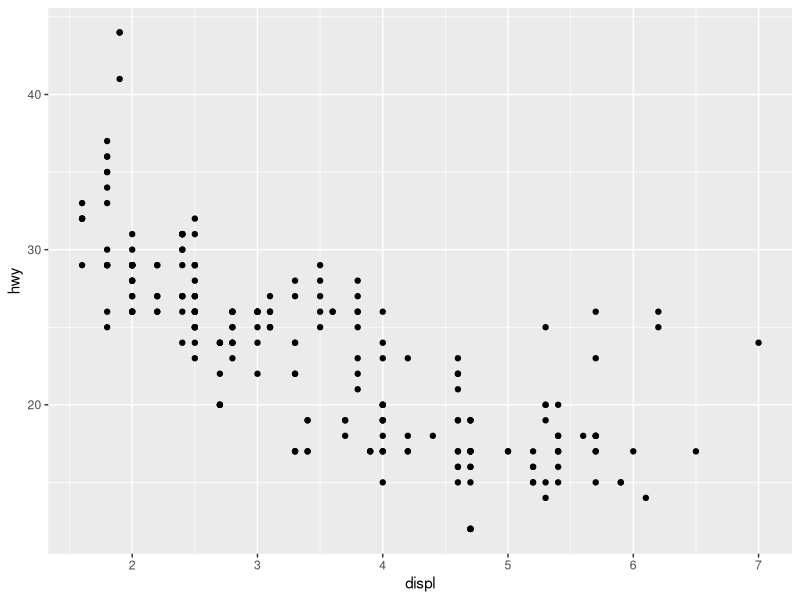
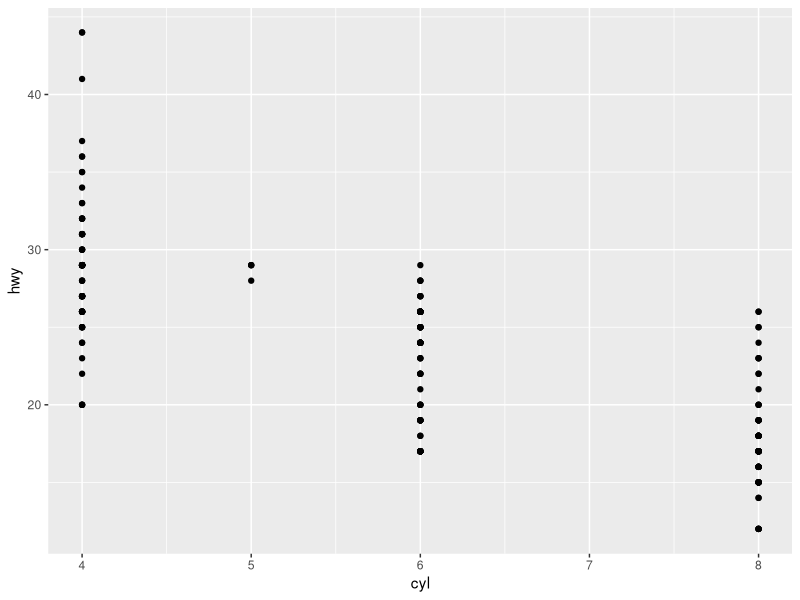
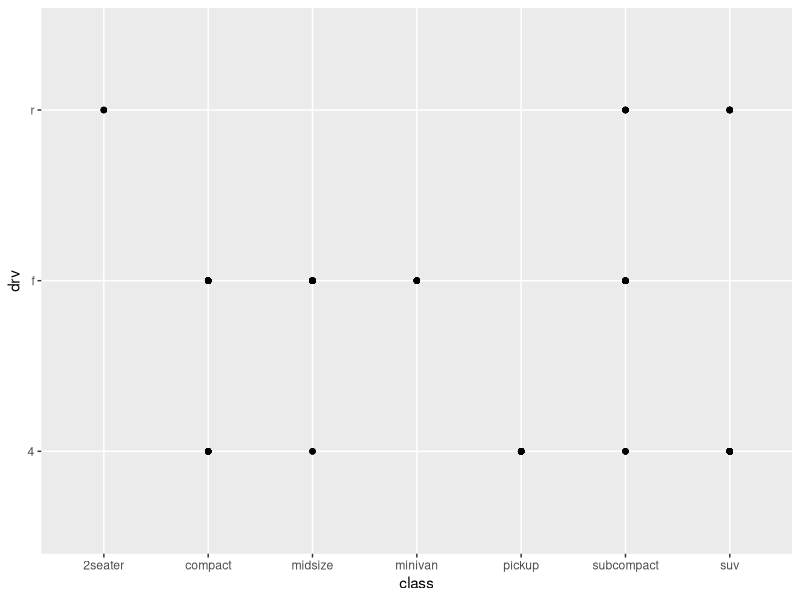
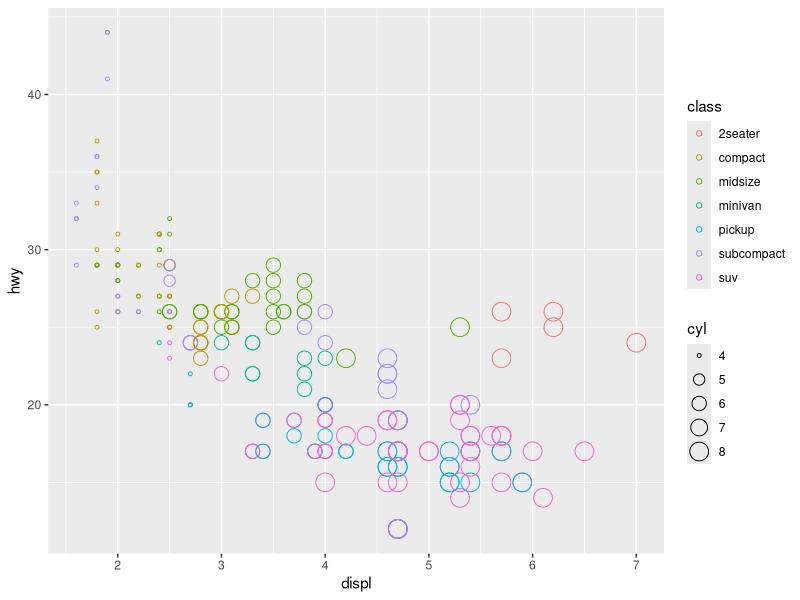
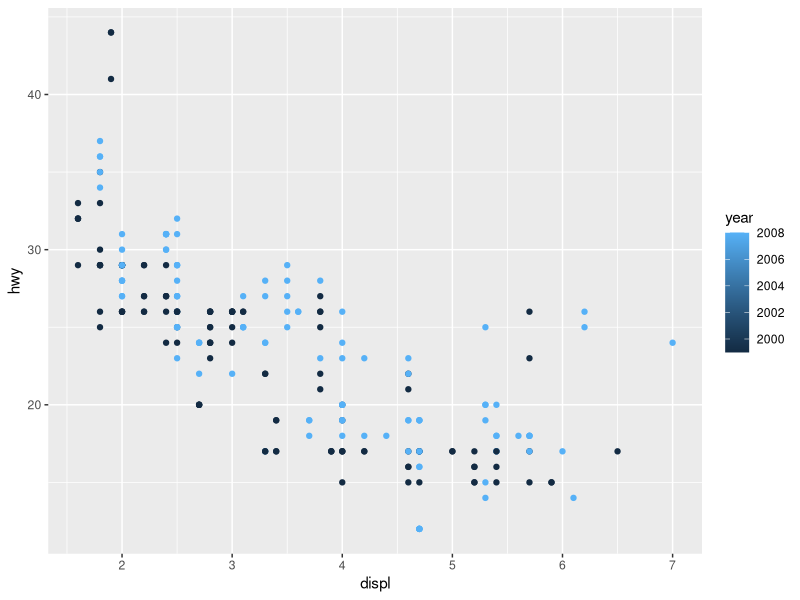
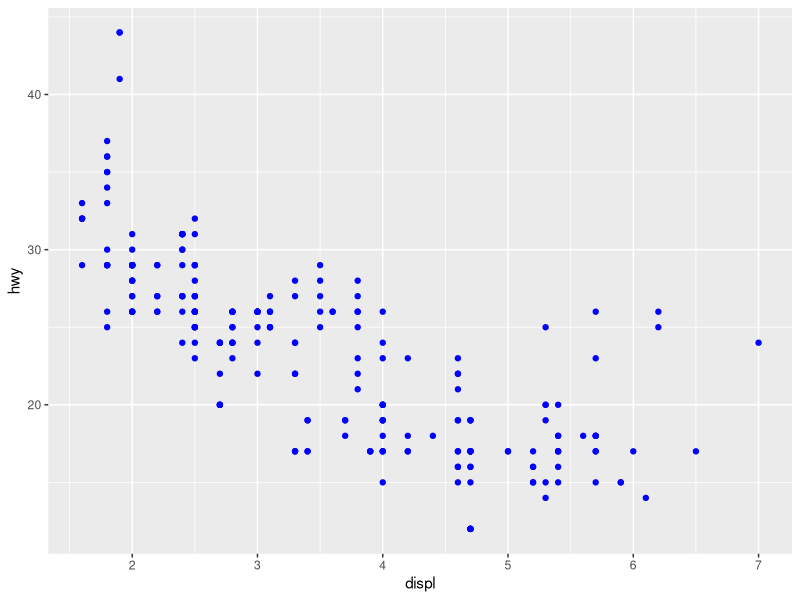
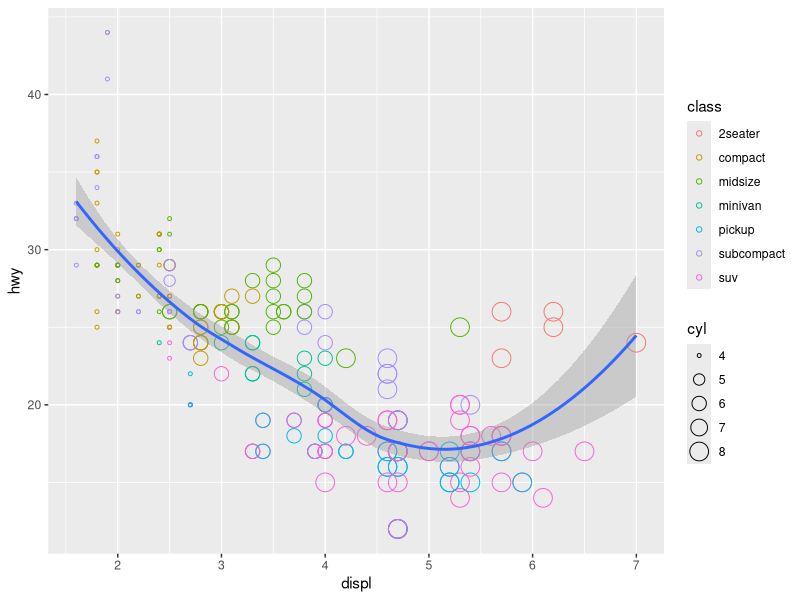
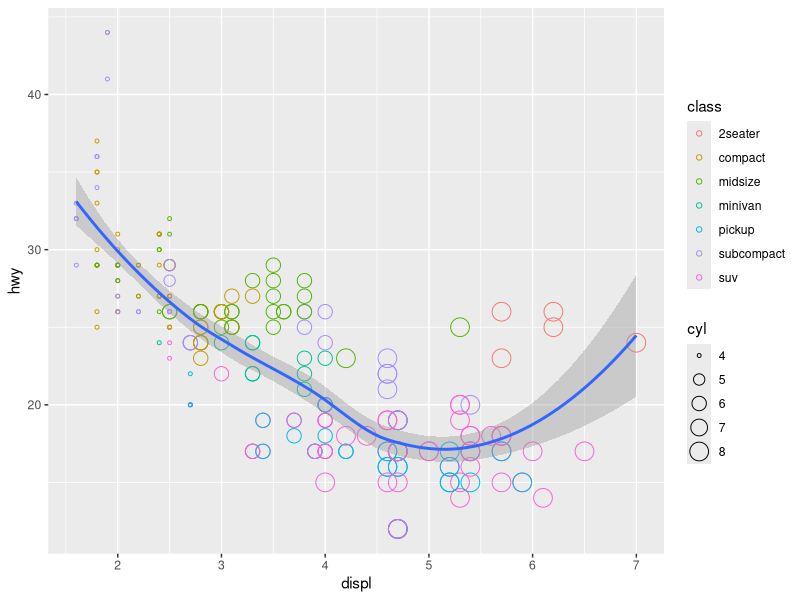

Here is the R script that generated these plots, in order:
library(tidyverse)
mpg
?mpg

cars

View(mpg)

ggplot(data = mpg) +
  geom_point(mapping = aes(x = displ, y = hwy))

ggplot(data = mpg) +
  geom_point(mapping = aes(x = cyl, y = hwy))

ggplot(data = mpg) +
  geom_point(mapping = aes(x = class, y = drv))
##This particular scatterplot isn't useful because there are lots of categorical data points which means they are all on top of each other


##This plot has some outliers from the trend line, so we can start changing some of the outlier points by modifying the aesthetics according to their data
ggplot(data = mpg) +
  geom_point(mapping = aes(x = displ, y = hwy, color = class, size = cyl), shape = 1)

ggplot(data = mpg) +
  geom_point(mapping = aes(x = displ, y = hwy, color = year))
##changing color according to variables

ggplot(data = mpg) +
  geom_point(mapping = aes(x = displ, y = hwy), color = "blue")
##changing all the colors of the data points

ggplot(data = mpg) +
  geom_point(mapping = aes(x = displ, y = hwy, color = class, size = cyl), shape = 1) +
  geom_smooth(mapping = aes(x = displ, y = hwy))
##this is great, but there is repetition in this code

ggplot(data = mpg, mapping = aes(x = displ, y = hwy)) +
  geom_point(mapping = aes(color = class, size = cyl), shape = 1) +
  geom_smooth()
##so you can move the mapping specifications up to the ggplot line

ggplot(data = mpg, mapping = aes(x = displ, y = hwy)) +
  geom_point(mapping = aes(color = class, size = cyl), shape = 1) +
  geom_smooth() +
  facet_wrap(~ year)
##the facet_wrap function you can split the data by year

ggplot(data = mpg) + 
  geom_point(mapping = aes(x = displ, y = hwy)) +
  facet_wrap(~ class)
##you can also split by categoriacl data

ggplot(data = mpg) + 
  geom_point(mapping = aes(x = displ, y = hwy)) +
  facet_wrap(~ class) +
  theme_get()
##you can also change the themes of the ggplot--this is the colors and design elements  
  
##you can save plots directly from code and this provides information about how you got to that plot
ggsave(filename = "plots/hwy_vs_dipl.png")
?ggsave

##you can also name your plots to keep things organized
plot1 <- ggplot(data = mpg, mapping = aes(x = displ, y = hwy)) +
  geom_point(mapping = aes(color = class, size = cyl), shape = 1) +
  geom_smooth()

##and then save your plots with the the plot names
plot1  
ggsave(filename = "plots/prettyplot.png", plot = plot1)

##you also don't need to write filename because ggplot expects that to be in the first spot, so you can just put it in the first spot
ggsave("plots/prettyplot.png", plot = plot1)